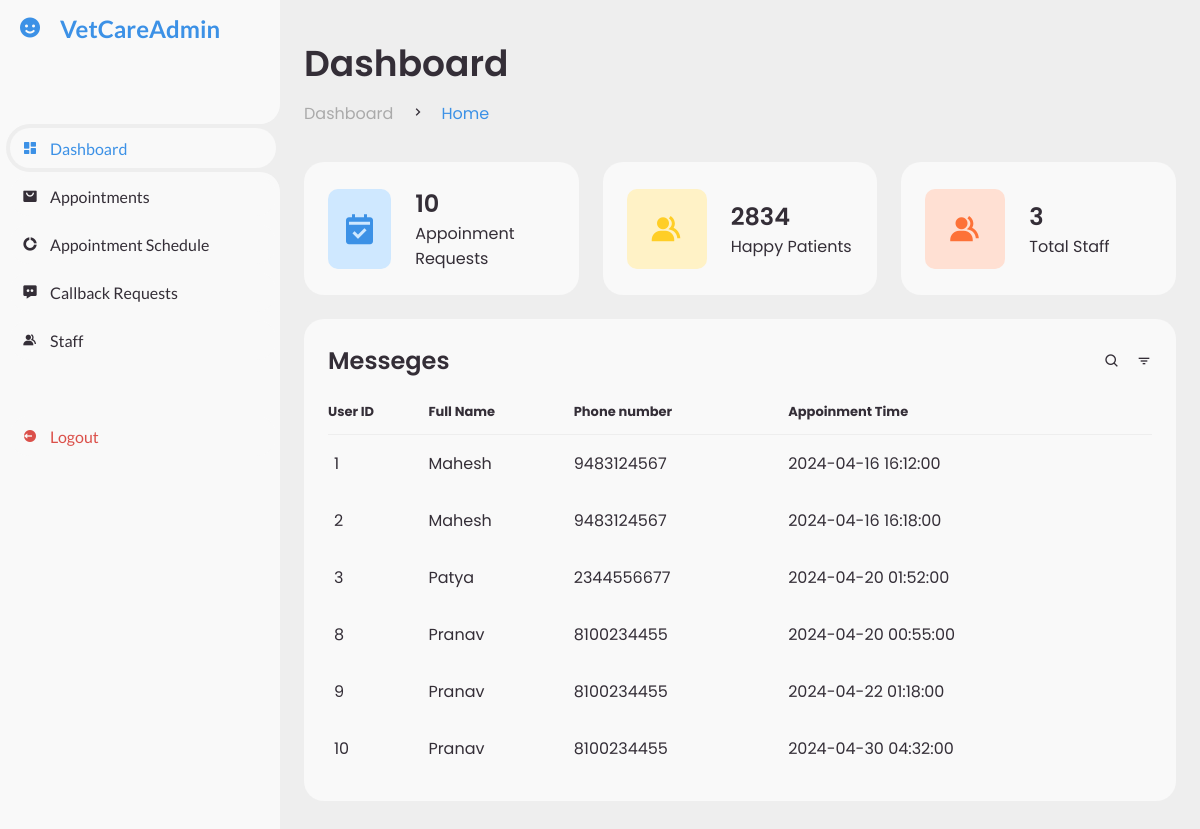
Screenshot of /admin/app_sch.php (signed in) with the database file from the repository.
### tables this page shows
CREATE TABLE `appointments` (
  `id` int(11) NOT NULL,
  `name` varchar(100) NOT NULL,
  `number` varchar(255) NOT NULL,
  `appointment_time` datetime DEFAULT NULL,
  `doctorname` varchar(255) NOT NULL
);

### admin/app_sch.php (the view, shortened to what this page needs)
<?php
require('db.php');
$query = "SELECT COUNT(*) AS numUsers FROM users";
$result = mysqli_query($con, $query);
$row = mysqli_fetch_assoc($result);
$numUsers = $row['numUsers'];
$query = "SELECT COUNT(*) AS numDoctors FROM doctors";
$result = mysqli_query($con, $query);
$row = mysqli_fetch_assoc($result);
$numDoctors = $row['numDoctors'];
$query = "SELECT * FROM appointments";
$result = $con->query($query);
?>
<!DOCTYPE html>
<html lang="en">
<head>
	<link href='https://unpkg.com/boxicons@2.0.9/css/boxicons.min.css' rel='stylesheet'>
	<link rel="stylesheet" href="style.css">
</head>
<body>
	<section id="sidebar">
		<a href="" class="brand">
			<i class='bx bxs-smile'></i>
			<span class="text">VetCareAdmin</span>
		</a>
		<ul class="side-menu top">
			<li class="active">
				<a href="admindash.php">
					<i class='bx bxs-dashboard' ></i>
					<span class="text">Dashboard</span>
				</a>
			</li>
			<li>
				<a href="appointments.php">
					<i class='bx bxs-shopping-bag-alt' ></i>
					<span class="text">Appointments</span>
				</a>
			</li>
			<li>
				<a href="">
					<i class='bx bxs-doughnut-chart' ></i>
					<span class="text">Appointment Schedule</span>
				</a>
			</li>
			<li>
				<a href="messege.php">
					<i class='bx bxs-message-dots' ></i>
					<span class="text">Callback Requests</span>
				</a>
			</li>
			<li>
				<a href="staff.php">
					<i class='bx bxs-group' ></i>
					<span class="text">Staff</span>
				</a>
			</li>
		</ul>
		<ul class="side-menu">
            <li>
                <a href="?logout=1" class="logout">
                    <i class='bx bxs-log-out-circle' ></i>
                    <span class="text">Logout</span>
                </a>
            </li>
        </ul>
	</section>
	<section id="content">
		<main>
			<div class="head-title">
				<div class="left">
					<h1>Dashboard</h1>
					<ul class="breadcrumb">
						<li>
							<a href="#">Dashboard</a>
						</li>
						<li><i class='bx bx-chevron-right' ></i></li>
						<li>
							<a class="active" href="#">Home</a>
						</li>
					</ul>
				</div>
			</div>
			<ul class="box-info">
				<li>
					<i class='bx bxs-calendar-check' ></i>
					<span class="text">
					<h3><?php echo $numUsers; ?></h3>
						<p>Appoinment Requests</p>
					</span>
				</li>
				<li>
					<i class='bx bxs-group' ></i>
					<span class="text">
						<h3>2834</h3>
						<p>Happy Patients</p>
					</span>
				</li>
				<li>
					<i class='bx bxs-group' ></i>
					<span class="text">
						<h3><?php echo $numDoctors;?></h3>
						<p>Total Staff</p>
					</span>
				</li>
			</ul>
			<div class="table-data">
				<div class="order">
					<div class="head">
						<h3>Messeges</h3>
						<i class='bx bx-search' ></i>
						<i class='bx bx-filter' ></i>
					</div>
                    <table>
        <tr>
            <th>User ID</th>
            <th>Full Name</th>
            <th>Phone number</th>
            <th>Appoinment Time</th>
        </tr>
        <?php while ($row = $result->fetch_assoc()): ?>
            <tr>
                <td><?php echo $row['id']; ?></td>
                <td><?php echo $row['name']; ?></td>
                <td><?php echo $row['number']; ?></td>
                <td><?php echo $row['appointment_time']; ?></td>
            </tr>
        <?php endwhile; ?>
    </table>
				</div>
			</div>
		</main>
	</section>
</body>
</html>

### rows the page displays
appointments: id "1", name "Mahesh", number "9483124567", appointment_time "2024-04-16 16:12:00"
appointments: id "2", name "Mahesh", number "9483124567", appointment_time "2024-04-16 16:18:00"
appointments: id "3", name "Patya", number "2344556677", appointment_time "2024-04-20 01:52:00"
appointments: id "8", name "Pranav", number "8100234455", appointment_time "2024-04-20 00:55:00"
appointments: id "9", name "Pranav", number "8100234455", appointment_time "2024-04-22 01:18:00"
appointments: id "10", name "Pranav", number "8100234455", appointment_time "2024-04-30 04:32:00"

### other values shown
$numUsers "10"
$numDoctors "3"
